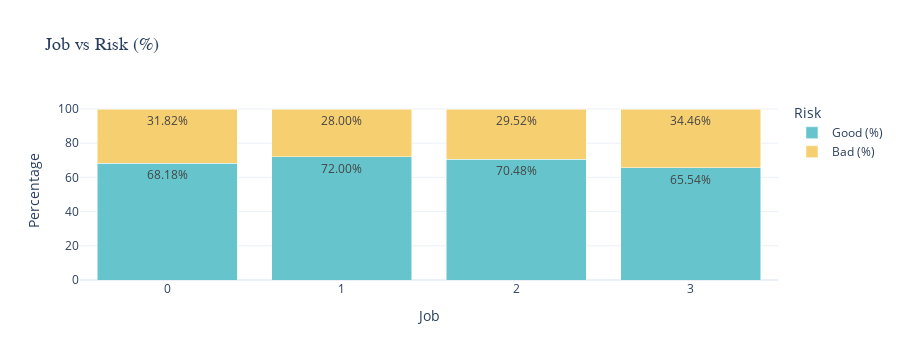

Notebook cell for this chart:
### Code cell
import plotly.express as px
import pandas as pd

# Job별 Risk 분포 계산
job_risk_distribution = df.groupby(['Job', 'Risk'], observed=False).size().unstack(fill_value=0)

# 비율 계산
job_risk_distribution['Total'] = job_risk_distribution.sum(axis=1)
job_risk_distribution['Good (%)'] = (job_risk_distribution['good'] / job_risk_distribution['Total']) * 100
job_risk_distribution['Bad (%)'] = (job_risk_distribution['bad'] / job_risk_distribution['Total']) * 100

# 데이터프레임 형태로 변환 (Plotly에 적합한 포맷)
job_risk_distribution_reset = job_risk_distribution[['Good (%)', 'Bad (%)']].reset_index()
job_risk_melted = job_risk_distribution_reset.melt(
    id_vars='Job', value_vars=['Good (%)', 'Bad (%)'], var_name='Risk', value_name='Percentage'
)

# Plotly로 반응형 Stacked Bar Chart 생성
fig = px.bar(
    job_risk_melted,
    x='Job',
    y='Percentage',
    color='Risk',
    barmode='stack',
    color_discrete_sequence=px.colors.qualitative.Pastel,
    title='Job vs Risk (%)',
    text='Percentage'  # 각 막대에 값을 표시
)

# 레이아웃 및 텍스트 위치 조정
fig.update_traces(
    texttemplate='%{text:.2f}%',  # 소수점 두 자리까지 표시
    textposition='inside'        # 텍스트를 막대 내부에 표시
)

# x축의 tick 간격을 조정하여 0.5 단위 표시 제거
fig.update_layout(
    xaxis_title='Job',
    yaxis_title='Percentage',
    legend_title='Risk',
    template='plotly_white',
    title_font=dict(size=18, family='Arial'),
    legend=dict(font=dict(size=12)),
    uniformtext_minsize=10,      # 텍스트 최소 크기 설정
    uniformtext_mode='hide',     # 텍스트가 겹치면 일부 숨기기
    xaxis=dict(
        tickmode='array',  # tick을 수동으로 설정
        tickvals=df['Job'].unique(),  # Job 값에 맞춰 tick 설정
        ticktext=df['Job'].unique(),  # 각 Job에 해당하는 값 표시
    )
)

# 그래프 출력
fig.show()

### Figure 1 — Plotly figure (JSON) as saved in the notebook; plotly's stock layout.template omitted (floating-point values rounded to 4 significant figures)
{"data": [{"alignmentgroup": "True", "hovertemplate": "Risk=Good (%)<br>Job=%{x}<br>Percentage=%{text}<extra></extra>", "legendgroup": "Good (%)", "marker": {"color": "rgb(102, 197, 204)", "pattern": {"shape": ""}}, "name": "Good (%)", "offsetgroup": "Good (%)", "orientation": "v", "showlegend": true, "text": [68.18, 72, 70.48, 65.54], "textposition": "inside", "texttemplate": "%{text:.2f}%", "type": "bar", "x": [0, 1, 2, 3], "xaxis": "x", "y": [68.18, 72, 70.48, 65.54], "yaxis": "y"}, {"alignmentgroup": "True", "hovertemplate": "Risk=Bad (%)<br>Job=%{x}<br>Percentage=%{text}<extra></extra>", "legendgroup": "Bad (%)", "marker": {"color": "rgb(246, 207, 113)", "pattern": {"shape": ""}}, "name": "Bad (%)", "offsetgroup": "Bad (%)", "orientation": "v", "showlegend": true, "text": [31.82, 28.0, 29.52, 34.46], "textposition": "inside", "texttemplate": "%{text:.2f}%", "type": "bar", "x": [0, 1, 2, 3], "xaxis": "x", "y": [31.82, 28.0, 29.52, 34.46], "yaxis": "y"}], "layout": {"barmode": "stack", "dragmode": "zoom", "height": 360, "legend": {"font": {"size": 12}, "title": {"text": "Risk"}, "tracegroupgap": 0}, "title": {"font": {"family": "Arial", "size": 18}, "text": "Job vs Risk (%)"}, "uniformtext": {"minsize": 10, "mode": "hide"}, "xaxis": {"anchor": "y", "autorange": true, "domain": [0, 1], "range": [-0.5, 3.5], "tickmode": "array", "ticktext": [2, 1, 3, 0], "tickvals": [2, 1, 3, 0], "title": {"text": "Job"}, "type": "linear"}, "yaxis": {"anchor": "x", "autorange": true, "domain": [0, 1], "range": [0, 105.3], "title": {"text": "Percentage"}, "type": "linear"}}}
